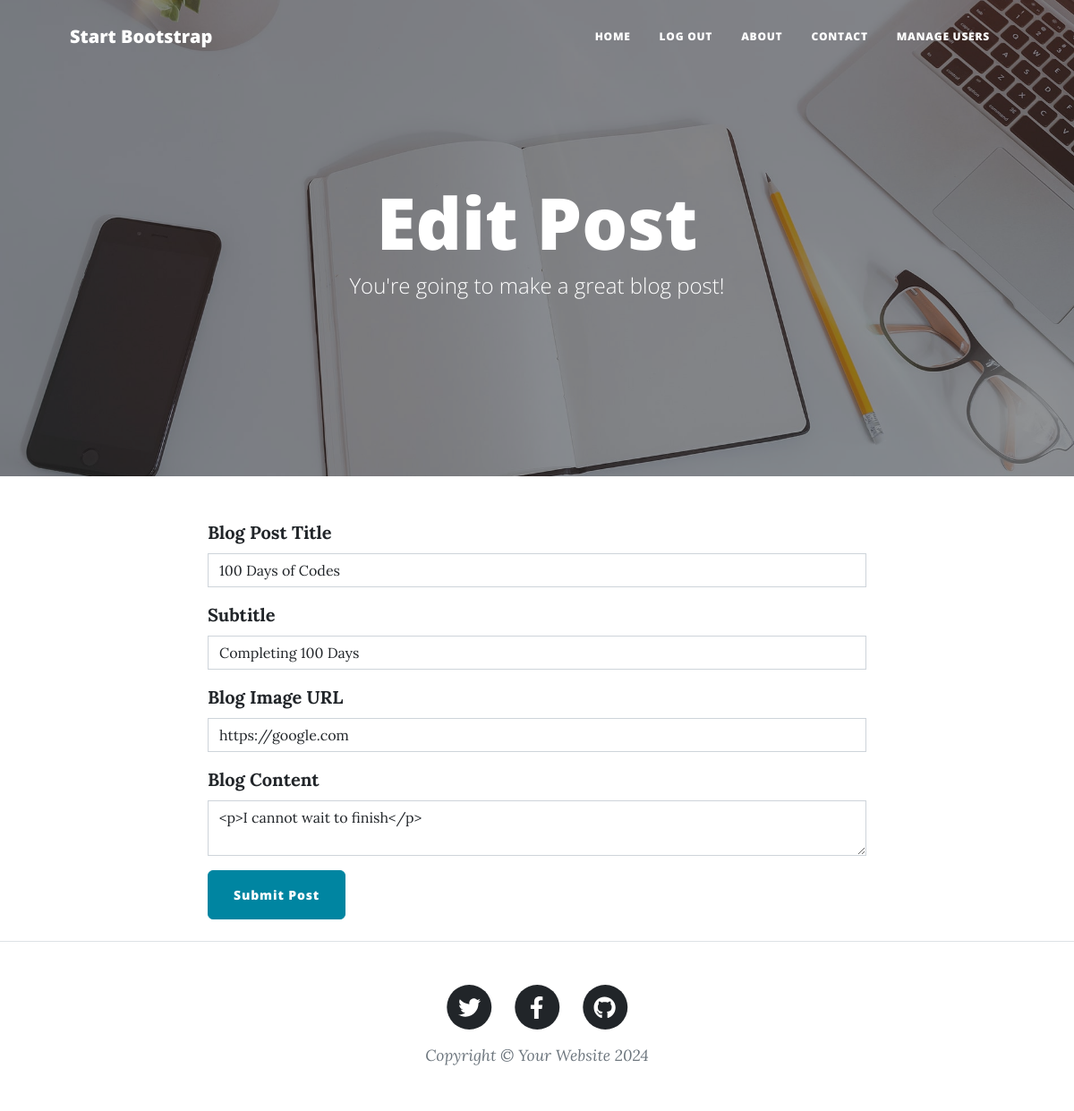
The app's page /edit-post/1 (signed in) with its own data.
### main.py (models this page shows)
class BlogPost(db.Model):
    __tablename__: str = "blog_posts"
    id: Mapped[int] = mapped_column(Integer, primary_key=True)
    author_id: Mapped[int] = mapped_column(Integer, db.ForeignKey("users.id"))
    author = relationship("User", back_populates="posts")
    comments = relationship("Comment", back_populates="parent_post")
    title: Mapped[str] = mapped_column(String(250), unique=True, nullable=False)
    subtitle: Mapped[str] = mapped_column(String(250), nullable=False)
    date: Mapped[str] = mapped_column(String(250), nullable=False)
    body: Mapped[str] = mapped_column(Text, nullable=False)
    img_url: Mapped[str] = mapped_column(String(250), nullable=False)

### main.py (the view, shortened to what this page needs)
@app.route("/edit-post/<int:post_id>", methods=["GET", "POST"])
@admin_only
def edit_post(post_id):
    post = db.get_or_404(BlogPost, post_id)
    edit_form = CreatePostForm(
        title=post.title,
        subtitle=post.subtitle,
        img_url=post.img_url,
        author=post.author,
        body=post.body
    )
    return render_template("make-post.html", form=edit_form, is_edit=True, year=year)

### forms.py
class CreatePostForm(FlaskForm):
    title = StringField("Blog Post Title", validators=[DataRequired()])
    subtitle = StringField("Subtitle", validators=[DataRequired()])
    img_url = StringField("Blog Image URL", validators=[DataRequired(), URL()])
    body = CKEditorField("Blog Content", validators=[DataRequired()])
    submit = SubmitField("Submit Post")

### main.py (called while the page is built)
@login_manager.user_loader
def load_user(user_id):
    return db.get_or_404(User, user_id)

def admin_only(func):
    @wraps(func)
    def wrapper(*args, **kwargs):
        if current_user.id != 1:
            abort(403)
        return func(*args, **kwargs)
    return wrapper

### templates/make-post.html
{% from "bootstrap5/form.html" import render_form %} {% block content %} {%
include "header.html" %}
<header
  class="masthead"
  style="background-image: url('../static/assets/img/edit-bg.jpg')"
>
  <div class="container position-relative px-4 px-lg-5">
    <div class="row gx-4 gx-lg-5 justify-content-center">
      <div class="col-md-10 col-lg-8 col-xl-7">
        <div class="page-heading">
          {% if is_edit: %}
          <h1>Edit Post</h1>
          {% else: %}
          <h1>New Post</h1>
          {% endif %}
          <span class="subheading"
            >You're going to make a great blog post!</span
          >
        </div>
      </div>
    </div>
  </div>
</header>
<main class="mb-4">
  <div class="container">
    <div class="row">
      <div class="col-lg-8 col-md-10 mx-auto">
        {{ ckeditor.load() }} {{ ckeditor.config(name='body') }} {{
        render_form(form, novalidate=True, button_map={"submit": "primary"}) }}
      </div>
    </div>
  </div>
</main>
{% include "footer.html" %} {% endblock %}

### records on screen
BlogPost: title "100 Days of Codes", subtitle "Completing 100 Days", img_url "https://google.com", body "<p>I cannot wait to finish</p>"

### other values on screen
{{ year }} "2024"
